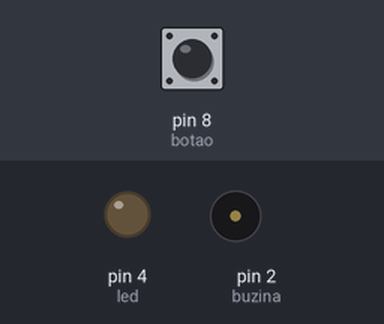
A sketch run on a simulated Arduino Uno, built with avr-gcc and run on an emulated ATmega328P. On the bench: output pins drawn as LEDs (lit = HIGH), buzzer (waves = sounding). The test bench sets the inputs (shaded band); at power-on: pin 8 (botao) LOW. What the sketch prints to the serial monitor is not drawn.

Above: at 2.2 s.
2.3 s: pin 8 (botao) pulled HIGH for 0.15 s
At 2.37 s:
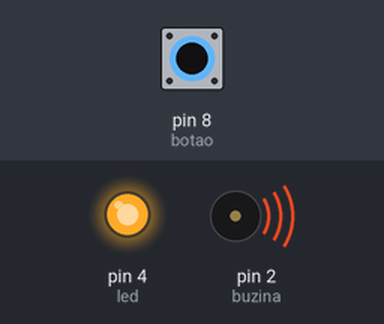
3.9 s: pin 8 (botao) pulled HIGH for 3.2 s
At 7.7 s:
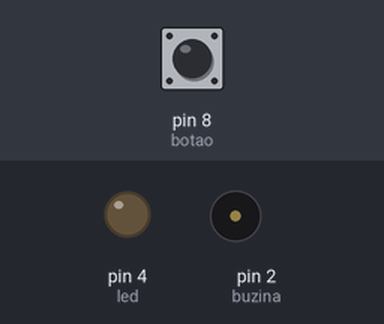
Timing chart, 0 to 9.2 s (numbered marks = the images above; inputs shaded):
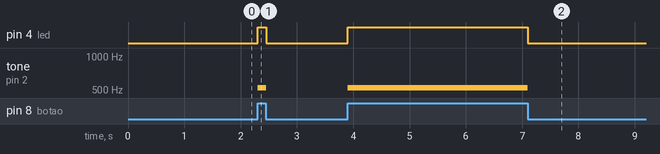

Measured:
- after the input at 2.3 s, pin 4 (led): LOW → HIGH at once, → LOW 0.15 s later; tone on pin 2 (buzina): silent → 523 Hz at once, → silent 0.15 s later
- after the input at 3.9 s, pin 4 (led): LOW → HIGH at once, → LOW 3.2 s later; tone on pin 2 (buzina): silent → 523 Hz at once, → silent 3.2 s later

The sketch:

buzzer_botao.ino
```cpp
//CONSTANTE PARA O PINO DA BUZZER
#define botao 8
#define buzina 2
int led = 4;
bool status = false;

void setup() {
  Serial.begin(9600);
  pinMode(botao, INPUT);
  pinMode(buzina, OUTPUT);
  pinMode(led, OUTPUT);
  delay(1000);  // parada estrategica
}

void loop() {
  Serial.println(digitalRead(botao));

  if (digitalRead(botao) == 1) {
    status = true;
    tone(buzina, 523);  // liga a buzina, Tom (dó)
    digitalWrite(led, HIGH);
  } else {
    status = false;
    noTone(buzina);  //desliga a buzina
    digitalWrite(led, LOW);
  }
}
```
